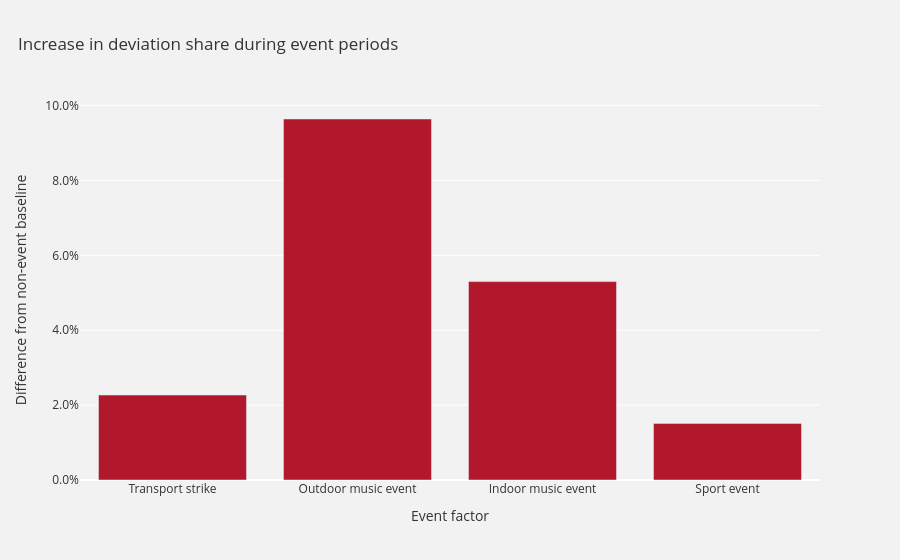

This figure's notebook cell:
### Code cell
event_deviation_comparison["factor_label"] = event_deviation_comparison["factor"].map({
    "is_strike": "Transport strike",
    "is_outdoor_music": "Outdoor music event",
    "is_indoor_music": "Indoor music event",
    "is_sport_event": "Sport event",
})

fig = plotly.bar(
    event_deviation_comparison,
    x="factor_label",
    y="difference_in_deviation_share",
    title="Increase in deviation share during event periods",
    labels={
        "factor_label": "Event factor",
        "difference_in_deviation_share": "Difference from non-event baseline",
    },
)

fig.update_traces(
    marker_color= "#b2182b",
    opacity=1,
)

fig.update_layout(
    plot_bgcolor="#f2f2f2",
    paper_bgcolor="#f2f2f2",
    font=dict(color="#333333"),
    title=dict(x=0.02),
)

fig.update_yaxes(
    tickformat=".1%",
    gridcolor="white",
    zerolinecolor="white",
    title="Difference from non-event baseline",
)

fig.update_xaxes(
    showgrid=False,
    title="Event factor",
)

fig.show()

### Figure 1 — Plotly figure (JSON) as saved in the notebook; plotly's stock layout.template omitted (floating-point values rounded to 4 significant figures)
{"data": [{"hovertemplate": "Event factor=%{x}<br>Difference from non-event baseline=%{y}<extra></extra>", "legendgroup": "", "marker": {"color": "#b2182b", "pattern": {"shape": ""}}, "name": "", "opacity": 1, "orientation": "v", "showlegend": false, "textposition": "auto", "type": "bar", "x": ["Transport strike", "Outdoor music event", "Indoor music event", "Sport event"], "xaxis": "x", "y": [0.0227, 0.09641, 0.05299, 0.01511], "yaxis": "y"}], "layout": {"barmode": "relative", "font": {"color": "#333333"}, "legend": {"tracegroupgap": 0}, "paper_bgcolor": "#f2f2f2", "plot_bgcolor": "#f2f2f2", "title": {"text": "Increase in deviation share during event periods", "x": 0.02}, "xaxis": {"anchor": "y", "domain": [0, 1], "showgrid": false, "title": {"text": "Event factor"}}, "yaxis": {"anchor": "x", "domain": [0, 1], "gridcolor": "white", "tickformat": ".1%", "title": {"text": "Difference from non-event baseline"}, "zerolinecolor": "white"}}}
